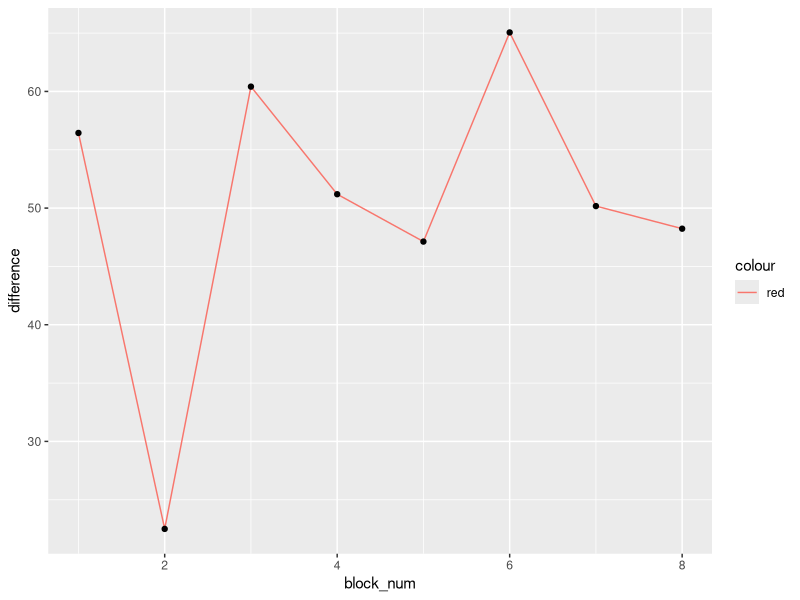

Write the R code that produced this figure.
## ---- chunk 1
library(tidyverse) 
library(tidyr)
library(rstatix)
library(data.table)
## ---- chunk 2

pilot <- read_csv("p01/data/pilot_final.csv", show_col_types = FALSE)
  
## ---- chunk 3


pilot$relative_hp_dist[pilot$relative_hp_dist == 10] <- "no_dist"
pilot$relative_hp_dist[pilot$relative_hp_dist == 0] <- "dist_0"
pilot$relative_hp_dist[pilot$relative_hp_dist == 1] <- "dist_1"
pilot$relative_hp_dist[pilot$relative_hp_dist == 2] <- "dist_2"
pilot$relative_hp_dist[pilot$relative_hp_dist == 3] <- "dist_3"

block_num <- rep(c(1,2,3,4,5,6,7,8), each=60, times=21)
pilot <- cbind(pilot, block_num)

## ---- chunk 4
space <- pilot %>%
  group_by(ID, block_num, relative_hp_dist) %>%
  filter(acc==100) %>%
  summarize(rts = mean(RT),
            )

space$rts <- space$rts *1000

## ---- chunk 5

space_anova <- setDT(space)
space_anova <- dcast(space_anova,ID+block_num~relative_hp_dist,value.var='rts')

## ---- chunk 6

space_anova <- space_anova %>%
  mutate(low_prob = (dist_1+dist_2+dist_3)/3) %>%
  mutate(difference = (low_prob-dist_0))



## ---- chunk 7
r <- ggplot(data = space_anova,aes(x=block_num, y=difference, group=ID))+
  geom_line(aes(color=ID))+
  geom_point()
  

## ---- chunk 8
space2 <- pilot %>%
  group_by(block_num, relative_hp_dist) %>%
  filter(acc==100) %>%
  summarize(rts = mean(RT),
            )

space2$rts <- space2$rts *1000

## ---- chunk 9

space3 <- setDT(space2)
space3 <- dcast(space3,block_num~relative_hp_dist,value.var='rts')

space3 <- space3 %>%
  mutate(low_prob = (dist_1+dist_2+dist_3)/3) %>%
  mutate(difference = (low_prob-dist_0))

## ---- chunk 10
ggplot(data = space3,aes(x=block_num, y=difference))+
  geom_line(aes(color="red"))+
  geom_point()
